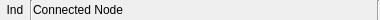
<?xml version="1.0" encoding="UTF-8"?>
<ui version="4.0">
 <class>wgDataConnItem</class>
 <widget class="QWidget" name="wgDataConnItem">
  <property name="geometry">
   <rect>
    <x>0</x>
    <y>0</y>
    <width>380</width>
    <height>20</height>
   </rect>
  </property>
  <property name="windowTitle">
   <string>Connection Item</string>
  </property>
  <layout class="QGridLayout" name="gridLayout">
   <property name="margin">
    <number>0</number>
   </property>
   <property name="spacing">
    <number>0</number>
   </property>
   <item row="0" column="3">
    <widget class="Line" name="line_2">
     <property name="orientation">
      <enum>Qt::Vertical</enum>
     </property>
    </widget>
   </item>
   <item row="0" column="1">
    <widget class="Line" name="line">
     <property name="orientation">
      <enum>Qt::Vertical</enum>
     </property>
    </widget>
   </item>
   <item row="0" column="2">
    <widget class="QLabel" name="lConnectedNode">
     <property name="text">
      <string>Connected Node</string>
     </property>
    </widget>
   </item>
   <item row="0" column="0">
    <widget class="QLabel" name="lIndex">
     <property name="sizePolicy">
      <sizepolicy hsizetype="Fixed" vsizetype="Fixed">
       <horstretch>0</horstretch>
       <verstretch>0</verstretch>
      </sizepolicy>
     </property>
     <property name="minimumSize">
      <size>
       <width>30</width>
       <height>20</height>
      </size>
     </property>
     <property name="maximumSize">
      <size>
       <width>30</width>
       <height>20</height>
      </size>
     </property>
     <property name="text">
      <string>Ind</string>
     </property>
     <property name="alignment">
      <set>Qt::AlignCenter</set>
     </property>
    </widget>
   </item>
  </layout>
 </widget>
 <resources/>
 <connections/>
</ui>
